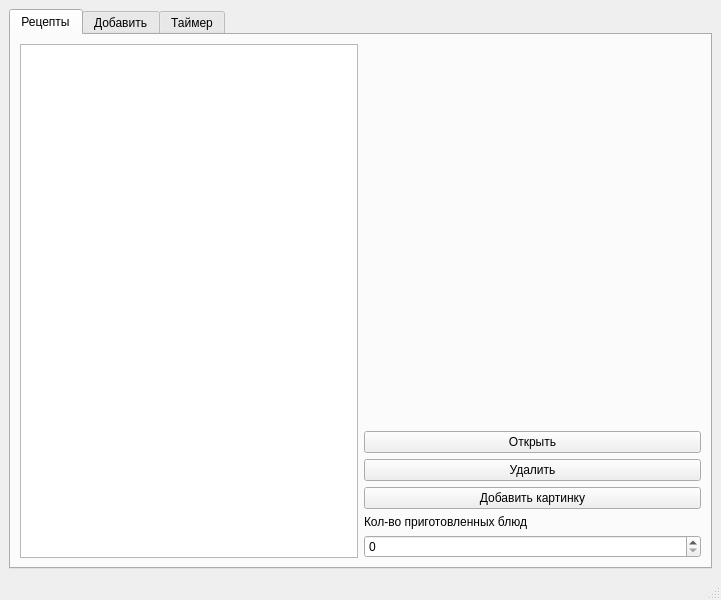
<?xml version="1.0" encoding="UTF-8"?>
<ui version="4.0">
 <class>MainWindow</class>
 <widget class="QMainWindow" name="MainWindow">
  <property name="geometry">
   <rect>
    <x>0</x>
    <y>0</y>
    <width>721</width>
    <height>600</height>
   </rect>
  </property>
  <property name="windowTitle">
   <string>MainWindow</string>
  </property>
  <widget class="QWidget" name="centralwidget">
   <layout class="QGridLayout" name="gridLayout">
    <item row="0" column="0">
     <widget class="QTabWidget" name="tabWidget">
      <property name="currentIndex">
       <number>0</number>
      </property>
      <widget class="QWidget" name="tab">
       <attribute name="title">
        <string>Рецепты</string>
       </attribute>
       <layout class="QGridLayout" name="gridLayout_2">
        <item row="0" column="0">
         <layout class="QHBoxLayout" name="horizontalLayout" stretch="1,1">
          <item>
           <widget class="QListWidget" name="recipes_list"/>
          </item>
          <item>
           <layout class="QVBoxLayout" name="elements" stretch="0,0,0,0,0,0">
            <item>
             <spacer name="verticalSpacer">
              <property name="orientation">
               <enum>Qt::Vertical</enum>
              </property>
              <property name="sizeHint" stdset="0">
               <size>
                <width>20</width>
                <height>40</height>
               </size>
              </property>
             </spacer>
            </item>
            <item>
             <widget class="QPushButton" name="open_Button">
              <property name="text">
               <string>Открыть</string>
              </property>
             </widget>
            </item>
            <item>
             <widget class="QPushButton" name="del_Button">
              <property name="text">
               <string>Удалить</string>
              </property>
             </widget>
            </item>
            <item>
             <widget class="QPushButton" name="addart_Button">
              <property name="text">
               <string>Добавить картинку</string>
              </property>
             </widget>
            </item>
            <item>
             <widget class="QLabel" name="label_2">
              <property name="text">
               <string>Кол-во приготовленных блюд</string>
              </property>
             </widget>
            </item>
            <item>
             <widget class="QSpinBox" name="count_ready"/>
            </item>
           </layout>
          </item>
         </layout>
        </item>
       </layout>
      </widget>
      <widget class="QWidget" name="tab_2">
       <attribute name="title">
        <string>Добавить</string>
       </attribute>
       <layout class="QGridLayout" name="gridLayout_3">
        <item row="0" column="0">
         <layout class="QVBoxLayout" name="verticalLayout" stretch="2,1">
          <property name="spacing">
           <number>6</number>
          </property>
          <item>
           <layout class="QVBoxLayout" name="verticalLayout_5">
            <item>
             <widget class="QLabel" name="art">
              <property name="text">
               <string/>
              </property>
             </widget>
            </item>
           </layout>
          </item>
          <item>
           <layout class="QVBoxLayout" name="verticalLayout_6">
            <item>
             <widget class="QPushButton" name="addButton">
              <property name="text">
               <string>Добавить</string>
              </property>
             </widget>
            </item>
           </layout>
          </item>
         </layout>
        </item>
       </layout>
      </widget>
      <widget class="QWidget" name="tab_3">
       <attribute name="title">
        <string>Таймер</string>
       </attribute>
       <layout class="QGridLayout" name="gridLayout_4">
        <item row="0" column="0">
         <layout class="QVBoxLayout" name="verticalLayout_2" stretch="7,5,0,0,0">
          <item>
           <widget class="QLCDNumber" name="time"/>
          </item>
          <item>
           <widget class="QTimeEdit" name="cnt_time"/>
          </item>
          <item>
           <widget class="QPushButton" name="start_Button">
            <property name="text">
             <string>Старт</string>
            </property>
           </widget>
          </item>
          <item>
           <widget class="QPushButton" name="stop_Button">
            <property name="text">
             <string>Стоп</string>
            </property>
           </widget>
          </item>
          <item>
           <widget class="QLabel" name="label">
            <property name="font">
             <font>
              <weight>75</weight>
              <italic>false</italic>
              <bold>true</bold>
              <underline>false</underline>
              <strikeout>false</strikeout>
             </font>
            </property>
            <property name="text">
             <string>часы:минуты</string>
            </property>
           </widget>
          </item>
         </layout>
        </item>
       </layout>
      </widget>
     </widget>
    </item>
   </layout>
  </widget>
  <widget class="QMenuBar" name="menubar">
   <property name="geometry">
    <rect>
     <x>0</x>
     <y>0</y>
     <width>721</width>
     <height>21</height>
    </rect>
   </property>
  </widget>
  <widget class="QStatusBar" name="statusbar"/>
 </widget>
 <resources/>
 <connections/>
</ui>
